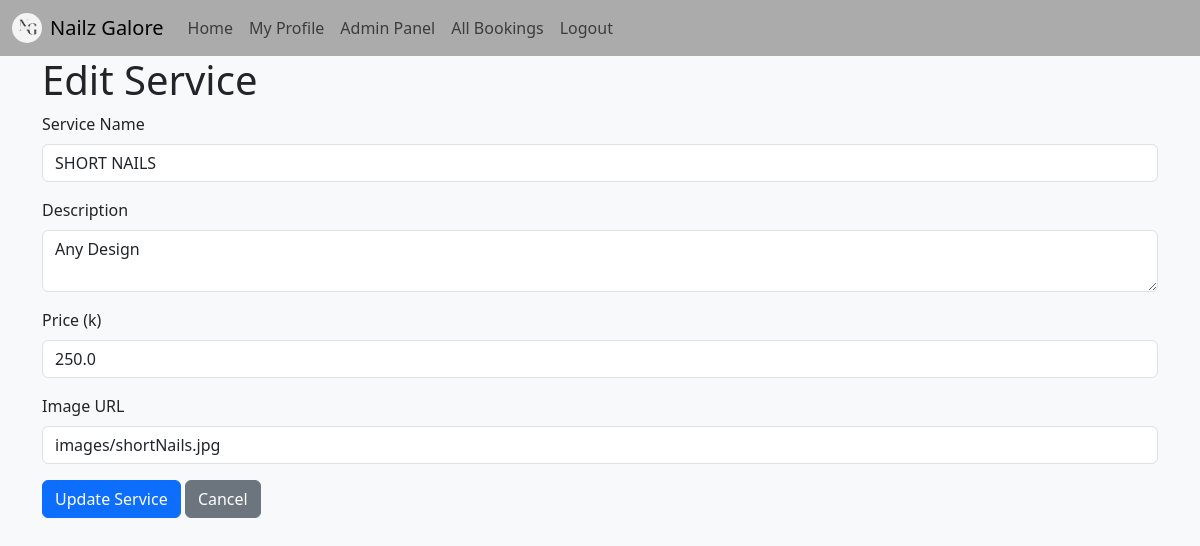
Screenshot of /admin/edit-service/1 (signed in) with the database file from the repository.
### Nailtech_website/models.py (models this page shows)
class Service(db.Model):
    id = db.Column(db.Integer, primary_key=True)
    name = db.Column(db.String(150), nullable=False)
    description = db.Column(db.String(1000))
    price = db.Column(db.Float, nullable=False)
    image_url = db.Column(db.String(300))  # Store image path or URL
    bookings = db.relationship('Booking', backref='service', cascade="all, delete-orphan")
    working_hours = db.relationship('WorkingHours', backref='service', cascade="all, delete-orphan")

### Nailtech_website/views.py (the view, shortened to what this page needs)
@views.route('/admin/edit-service/<int:service_id>', methods=['GET', 'POST'])
@login_required
def edit_service(service_id):
    if current_user.email != 'admin@example.com':
        flash('Unauthorized access.', 'danger')
        return redirect(url_for('views.home'))
    service = Service.query.get_or_404(service_id)
    return render_template('edit_service.html', service=service, user=current_user)

### Nailtech_website/__init__.py (called while the page is built)
def create_app():
    app = Flask(__name__)
    app.config['SECRET_KEY'] = 'snjgndfigninfjigisg'
    app.config['SQLALCHEMY_DATABASE_URI'] = f'sqlite:///{DB_NAME}'
    db.init_app(app)
    @app.context_processor
    def inject_user():
        return dict(user=current_user)
    from .views import views
    app.register_blueprint(views, url_prefix='/')
    from .auth import auth
    app.register_blueprint(auth, url_prefix='/')
    from .models import User, Service, Booking
    create_database(app)
    login_manager = LoginManager()
    login_manager.login_view = 'auth.login'
    login_manager.init_app(app)
    @login_manager.user_loader
    def load_user(id):
        return User.query.get(int(id))
    return app

### Nailtech_website/templates/edit_service.html (shortened to what this page needs)
{% extends "base.html" %}
{% block content %}
<h1>Edit Service</h1>
<form method="POST">
  <div class="mb-3">
    <label for="name" class="form-label">Service Name</label>
    <input type="text" class="form-control" name="name" value="{{ service.name }}" required>
  </div>
  <div class="mb-3">
    <label for="description" class="form-label">Description</label>
    <textarea class="form-control" name="description">{{ service.description }}</textarea>
  </div>
  <div class="mb-3">
    <label for="price" class="form-label">Price (k)</label>
    <input type="number" step="0.01" class="form-control" name="price" value="{{ service.price }}" required>
  </div>
  <div class="mb-3">
    <label for="image_url" class="form-label">Image URL</label>
    <input type="text" class="form-control" name="image_url" value="{{ service.image_url }}">
  </div>
  <button type="submit" class="btn btn-primary">Update Service</button>
  <a href="{{ url_for('views.admin') }}" class="btn btn-secondary">Cancel</a>
</form>
{% endblock %}

### rows the page displays
Service: name "SHORT NAILS", description "Any Design", price "250.0", image_url "images/shortNails.jpg"
